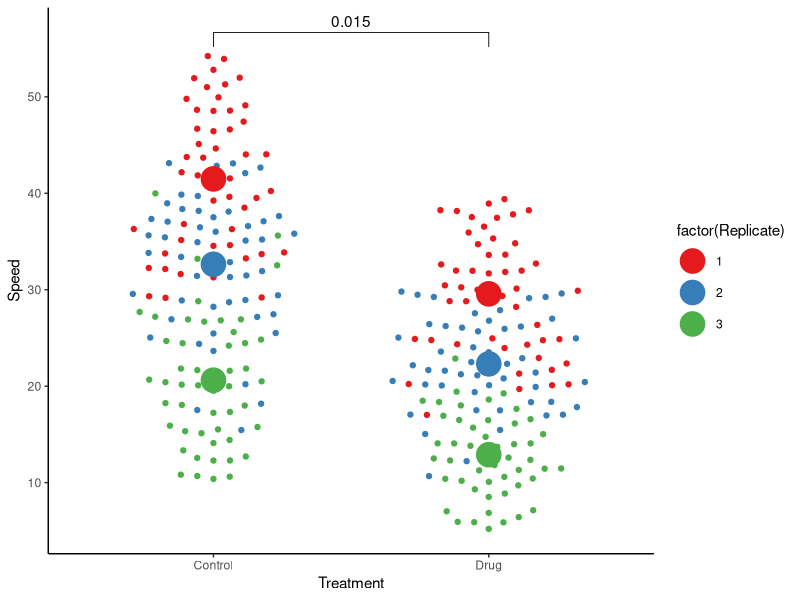

The R source for this figure:
## ---- chunk 1
library(dplyr)
library(ggplot2)
library(ggbeeswarm)
library(ggpubr)
## ---- chunk 2
dat <- read.table(file = "../dat/superplot data.txt",  # path to the file
           header = T,    # Whether to display the header
           sep = ",")     # Separator
head(dat)
## ---- chunk 3
ReplicateAverages <- dat %>% 
  group_by(Treatment, Replicate) %>% 
  summarise_each(list(mean))
head(ReplicateAverages)
## ---- chunk 4
ggplot(dat, 
       aes(x = Treatment, y = Speed, color = factor(Replicate))) + 
  geom_beeswarm(cex = 3) + # spread the individual data points
  scale_colour_brewer(palette = "Set1") + 
  geom_beeswarm(data = ReplicateAverages, size = 8) + 
  stat_compare_means(data = ReplicateAverages, 
                     comparisons = list(c("Control", "Drug")), 
                     method = "t.test", # add p value on the figure
                     paired = TRUE) +
  theme_classic()
## ---- chunk 5

